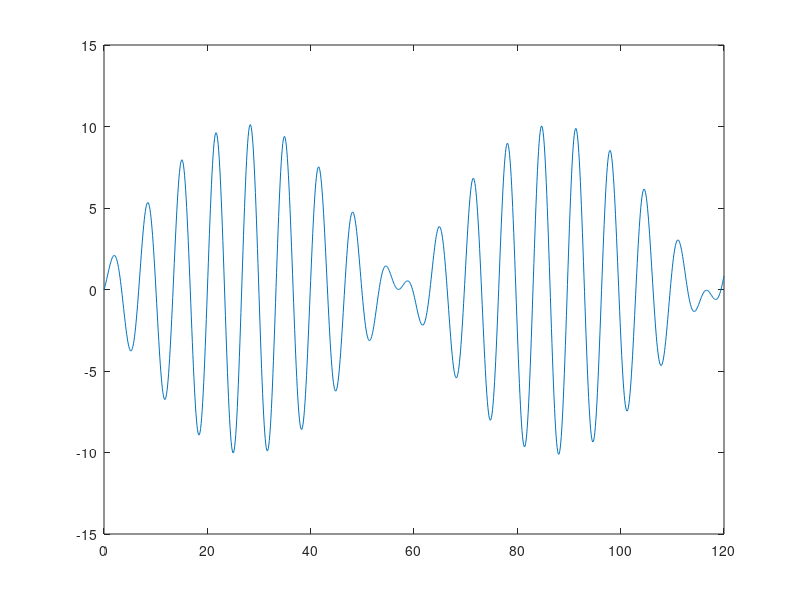
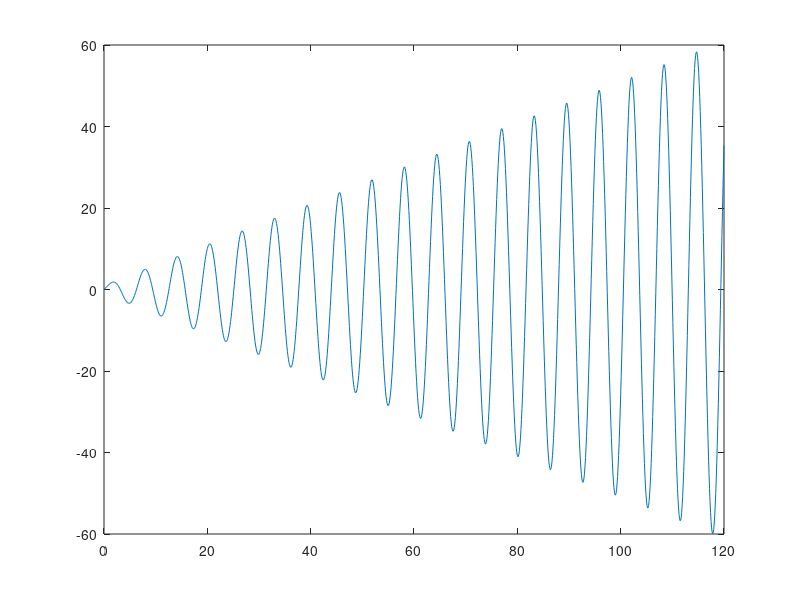

Recreate these plots in MATLAB, in order.

%% Part a

%% Part b
% for k=1 xfin=sin(t) + (t*sin(t))/2
% for k=.8 xfin= 5*cos((2*5^(1/2)*t)/5) - 5*cos(t) + (5^(1/2)*sin((2*5^(1/2)*t)/5))/2
%% Part c
t= 0:.1:120;
y= sin(t) + (t.*sin(t))/2;
x = 5*cos((2*5^(1/2)*t)/5) - 5*cos(t) + (5^(1/2)*sin((2*5^(1/2)*t)/5))/2;
figure(1)
plot(t,x)
figure(2)
plot(t,y)
% the spring where k=.8 is more likely to break because it represents a
% beat.
